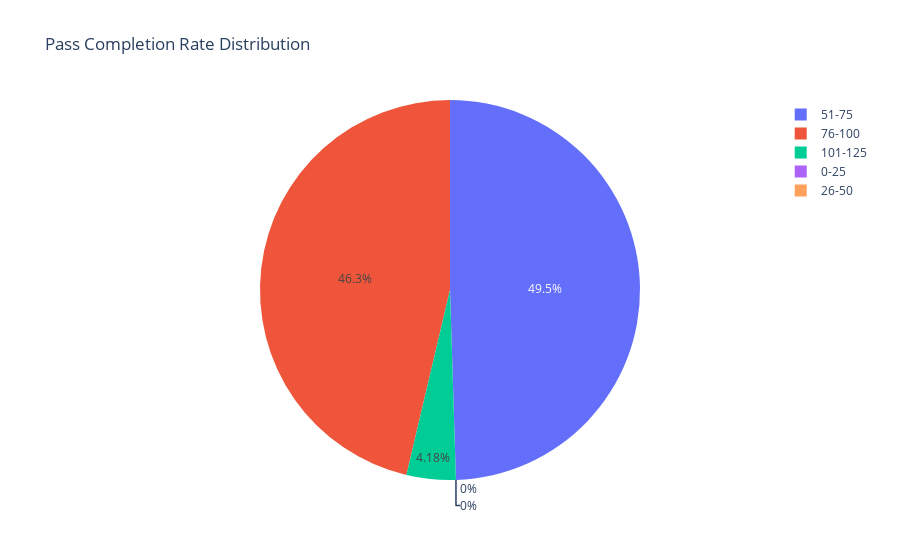

This figure's notebook cell:
### Code cell
import plotly.express as px

# Define the intervals for Pass Completion Rate
intervals = [0, 25, 50, 75, 100, 125]

# Create labels for the intervals
labels = ['0-25', '26-50', '51-75', '76-100', '101-125']

# Split PassCompletionRate values into intervals
goalkeeper_data['PassCompletionRateInterval'] = pd.cut(goalkeeper_data['PassCompletionRate'], bins=intervals, labels=labels, include_lowest=True)

# Count the occurrences within each interval
pass_completion_rate_counts = goalkeeper_data['PassCompletionRateInterval'].value_counts()

# Create a Pie chart using Plotly
fig = px.pie(names=pass_completion_rate_counts.index, values=pass_completion_rate_counts.values, title='Pass Completion Rate Distribution')
fig.show()

### Figure 1 — Plotly figure (JSON) as saved in the notebook; plotly's stock layout.template omitted (floating-point values rounded to 4 significant figures)
{"data": [{"domain": {"x": [0, 1], "y": [0, 1]}, "hovertemplate": "label=%{label}<br>value=%{value}<extra></extra>", "labels": ["51-75", "76-100", "101-125", "0-25", "26-50"], "legendgroup": "", "name": "", "showlegend": true, "type": "pie", "values": [2177, 2037, 184, 0, 0]}], "layout": {"legend": {"tracegroupgap": 0}, "title": {"text": "Pass Completion Rate Distribution"}}}
